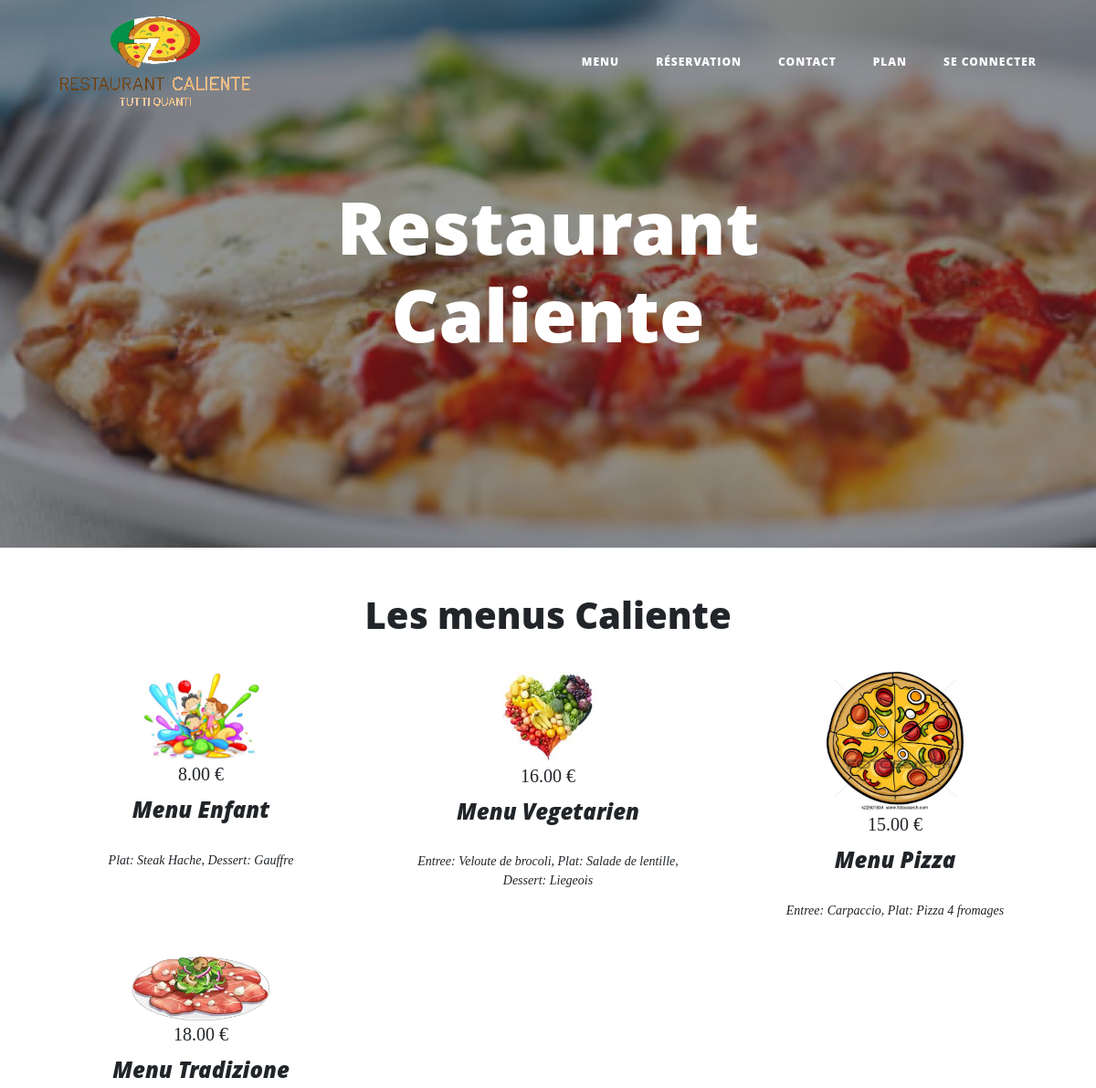
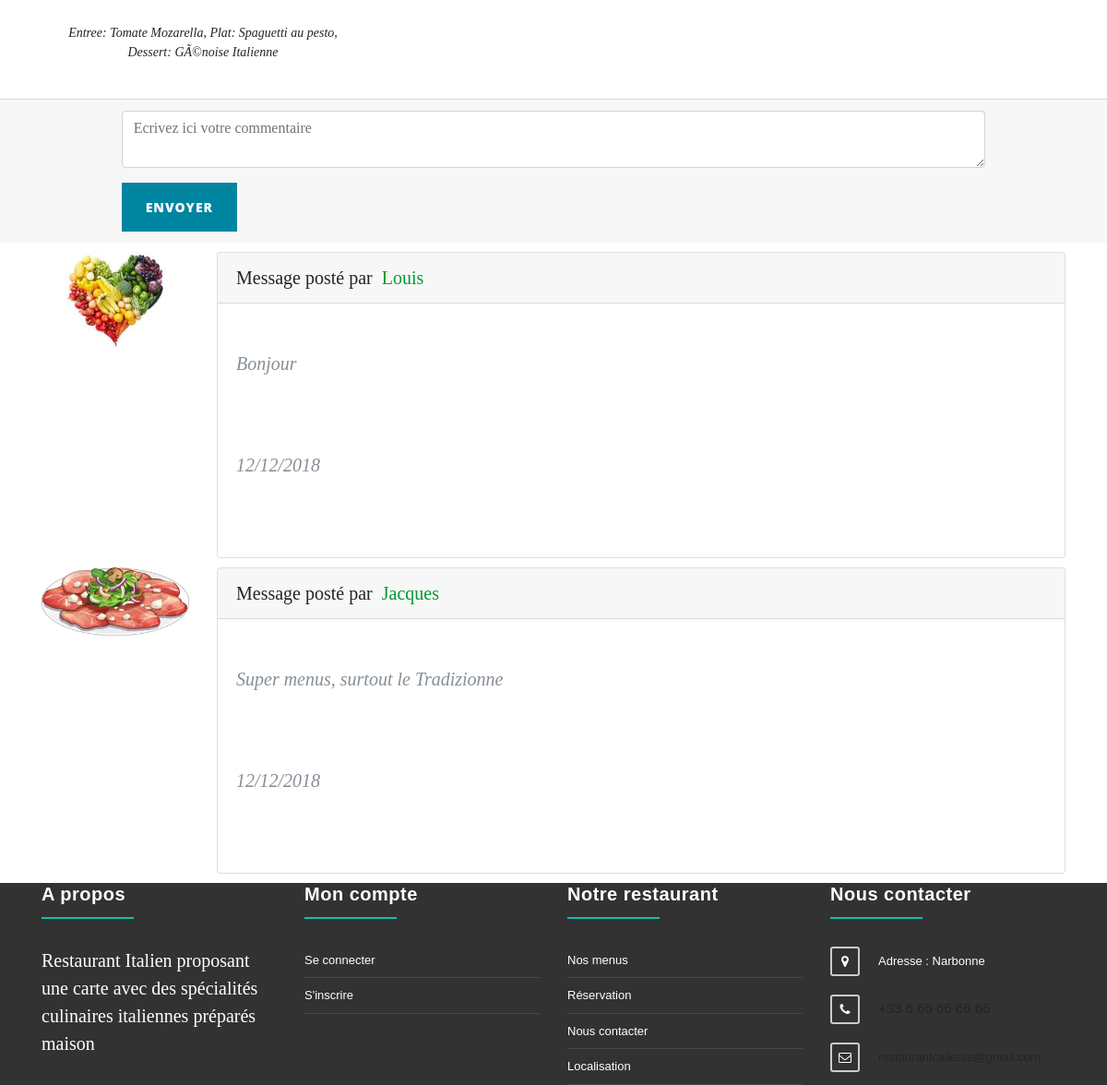
Screenshot of /Projet/menu.php with the database file from the repository (2 pictures, top to bottom).
### tables this page shows
CREATE TABLE IF NOT EXISTS `items` (
  `id` int(11) NOT NULL AUTO_INCREMENT,
  `name` varchar(100) NOT NULL,
  `description` varchar(255) NOT NULL,
  `price` float NOT NULL,
  `image` varchar(255) NOT NULL,
  `category` int(11) NOT NULL,
  PRIMARY KEY (`id`),
  KEY `category` (`category`)
);

### Projet/menu.php (the view, shortened to what this page needs)
<!DOCTYPE html>
<html lang="en" dir="ltr">
<?php include "style.php" ?>
  <?php include "navbar.php" ?>
  <?php include "header.php" ?>
    <body>
        <div class="container site">
            <h1 style="text-align: center; "class="text-logo"><span class="glyphicon glyphicon-cutlery"></span> Les menus Caliente <span class="glyphicon glyphicon-cutlery"></span></h1><br>
            <?php
                echo '<nav>
                        <ul class="nav nav-pills">';
                $db = Database::connect();
                $statement = $db->query('SELECT * FROM categories');
                $categories = $statement->fetchAll();
                echo '<div class="tab-content">';
                foreach ($categories as $category)
                {
                    echo '<div class="row">';
                    $statement = $db->prepare('SELECT * FROM items WHERE items.category = ?');
                    $statement->execute(array($category['id']));
                    while ($item = $statement->fetch())
                    {
                        echo '<div class="col-sm-6 col-md-4">
                                    <center><img width="150" src="img/' . $item['image'] . '" alt="..."></center>
                                    <div style="text-align: center;" class="price">' . number_format($item['price'], 2, '.', ''). ' €</div>
                                    <div class="caption">
                                        <h4>' . $item['name'] . '</h4>
                                        <p>' . $item['description'] . '</p>
                                    </div>
                            </div>';
                    }
                   echo    '</div>
                        </div>';
                }
                echo  '</div>';
            ?>
    </body>
<div class="card-footer">
    <div class="offset-1 col-md-10">
        <form id="form-postcomment" role="form" method="POST" action="./process/comment-process.php?mid=1">
            <div class="form-group">
                <textarea type="text" class="form-control" id="comment" name="comment" placeholder="Ecrivez ici votre commentaire" required=""></textarea>
            </div>
            <button type="submit" id="submit" name="submit" class="btn btn-primary">Envoyer</button>
        </form>
    </div>
</div>
<div class="container" style="padding-top: 10px;">
    <div class="row">
        <div style="padding-bottom: 10px;" class="col-2">
            <img class="card-img-top card-u" src="img/m4.png" alt="Card image cap">
        </div>
        <div style="padding-bottom: 10px;" class="col-10">
            <div class="card">
                <div class="card-header">
                    <span>Message posté par</span>&nbsp;<span style="color:#009933"> Louis</span>
                </div>
                <div class="card-body">
                    <blockquote class="blockquote mb-0">
                        <p>Bonjour</p>
                        <footer>12/12/2018</footer>
                    </blockquote>
                </div>
            </div>
        </div>
        <div style="padding-bottom: 10px;" class="col-2">
            <img class="card-img-top card-u" src="img/m2.png" alt="Card image cap">
        </div>
        <div style="padding-bottom: 10px;" class="col-10">
            <div class="card">
                <div class="card-header">
                    <span>Message posté par</span>&nbsp;<span style="color:#009933"> Jacques</span>
                </div>
                <div class="card-body">
                    <blockquote class="blockquote mb-0">
                        <p>Super menus, surtout le Tradizionne</p>
                        <footer>12/12/2018</footer>
                    </blockquote>
                </div>
            </div>
        </div>
    </div>
</div>
    <?php include "footer.php" ?>
</html>

### Projet/style.php (shortened to what this page needs)
<head>
  <link href="bootstrap/css/bootstrap.min.css" rel="stylesheet">
  <link href="css/louis-custom.min.css" rel="stylesheet">
  <link rel="stylesheet" href="style.css">
  <link rel="stylesheet" href="https://use.fontawesome.com/releases/v5.5.0/css/all.css">
</head>

### Projet/navbar.php (shortened to what this page needs)
<nav class="navbar navbar-expand-lg navbar-light fixed-top" id="mainNav">
  <div class="container">
    <a class="navbar-brand" href="index.php"><img src="img/imgaccueil.png" alt=""></a>
    <div class="collapse navbar-collapse" id="navbarResponsive">
      <ul class="navbar-nav ml-auto">
        <li class="nav-item">
          <a class="nav-link" href="menu.php">Menu</a>
        </li>
        <li class="nav-item">
          <a class="nav-link" href="reservation.php">Réservation</a>
        </li>
        <li class="nav-item">
          <a class="nav-link" href="contact.php">Contact</a>
        </li>
        <li class="nav-item">
          <a class="nav-link" href="plan.php">Plan</a>
        </li>
<?php if(isset($_COOKIE['admin'])) { ?>
    <html>
    <li class="nav-item dropdown">
      <a class="nav-link dropdown-toggle" data-toggle="dropdown" href="#" role="button" aria-haspopup="true" aria-expanded="false">Admin</a>
      <div class="dropdown-menu" style="background: rgba(0,0,0,0)">
        <a class="dropdown-item" href="admin">Panel Admin</a>
        <a class="dropdown-item" href="traitementDeconnexion.php">Déconnexion</a>
      </div>
    </li>
  </html>
<?php } else{ ?>
        <li class="nav-item">
          <a class="nav-link" href="connexion.php">Se connecter</a>
        </li>
      <?php } ?>
      </ul>
    </div>
  </div>
</nav>

### Projet/header.php
<header class="masthead" style="background-image: url('img/accueil.png')">
  <div class="overlay"></div>
  <div class="container">
    <div class="row">
      <div class="col-lg-8 col-md-10 mx-auto">
        <div class="site-heading">
          <h1>Restaurant Caliente</h1>
        </div>
      </div>
    </div>
  </div>
</header>

### Projet/footer.php
<link rel="stylesheet" href="https://netdna.bootstrapcdn.com/font-awesome/4.0.3/css/font-awesome.min.css">
<div class="footer-bottom-area bg-dark-light section-padding-sm">
                <div class="container">
                    <div class="row widgets footer-widgets">
                        <div class="col-lg-3 col-md-6 col-12">
                            <div class="single-widget widget-about">
                                <h5 class="widget-title">A propos</h5>
                                <p>Restaurant Italien proposant une carte avec des spécialités culinaires italiennes préparés maison </p>
                            </div>
                        </div>
                        <div class="col-lg-3 col-md-6 col-12">
                            <div class="single-widget widget-quick-links">
                                <h5 class="widget-title">Mon compte</h5>
                                <ul>
                                    <?php if(isset($_COOKIE['id'])) { ?>
                                    <li><a href="membre.php">Espace membre</a></li>
                                    <li><a href="traitementDeconnexion.php">Se deconnecter</a></li>
                                    <?php } elseif(isset($_COOKIE['admin'])) { ?>
                                    <li><a href="admin">Panel Admin</a></li>
                                    <li><a href="traitementDeconnexion.php">Se deconnecter</a></li>
                                    <?php } else { ?>
                                    <li><a href="connexion.php">Se connecter</a></li>
                                    <li><a href="inscription.php">S'inscrire</a></li>
                                    <?php } ?>
                                </ul>
                            </div>
                        </div>
                        <div class="col-lg-3 col-md-6 col-12">
                            <div class="single-widget widget-quick-links">
                                <h5 class="widget-title">Notre restaurant</h5>
                                <ul>
                                    <li><a href="menu.php">Nos menus</a></li>
                                    <li><a href="reservation.php">Réservation</a></li>
                                    <li><a href="contact.php">Nous contacter</a></li>
                                    <li><a href="plan.php">Localisation</a></li>
                                </ul>
                            </div>
                        </div>
                        <div class="col-lg-3 col-md-6 col-12">
                            <div class="single-widget widget-contact">
                                <h5 class="widget-title">Nous contacter</h5>
                                <ul>
                                    <li class="address">
                                        <span class="icon"><i class="fa fa-map-marker"></i></span>
                                        Adresse : Narbonne
                                    </li>
                                    <li class="phone">
                                        <span class="icon"><i class="fa fa-phone"></i></span>
                                        <a href="#">+33 6 66 66 66 66</a>
                                    </li>
                                    <li class="email">
                                        <span class="icon"><i class="fa fa-envelope-o"></i></span>
                                        <a href="#">restaurantcaliente@gmail.com</a>
                                    </li>
                                </ul>
                            </div>
                        </div>
                    </div>
                </div>
            </div>

### Projet/style.css (style rules this page uses)
.bg-dark-light { background: #323232 !important; }
.bg-theme, .bg-dark, .bg-dark-light, .bg-secondary { color: #ffffff; }
.widgets.footer-widgets .widget-title { color: #ffffff; font-family: "Raleway", sans-serif; font-weight: 700; margin-bottom: 30px; letter-spacing: 0.5px; position: relative; padding-bottom: 15px; }
.widgets.footer-widgets .widget-title::after { content: ""; position: absolute; left: 0; bottom: 0; height: 2px; width: 100px; background: #13bfb1; }
.widgets.footer-widgets .widget-quick-links ul { margin-top: -4px; }
.widgets.footer-widgets .single-widget ul { padding-left: 0; margin-bottom: 0; }
.widgets.footer-widgets .widget-quick-links ul li { display: block; }
.widgets.footer-widgets .widget-quick-links ul li a { display: block; font-size: 13px; color: #ffffff; border-bottom: 1px solid rgba(255, 255, 255, 0.1); padding: 9px 0; }
.widgets.footer-widgets .single-widget ul li { list-style: none; font-family: "Raleway", sans-serif; }
.widgets.footer-widgets .widget-contact ul li { color: #000; font-size: 13px; color: #ffffff; display: -webkit-box; display: -ms-flexbox; display: flex; -webkit-box-align: center; -ms-flex-align: center; align-items: center; }
.widgets.footer-widgets .widget-contact ul li span { font-size: 14px; color: #ffffff; border: 2px solid #cccccc; border-radius: 3px; height: 32px; width: 32px; display: inline-block; line-height: 28px; text-align: center; margin-right: 20px; }
.widgets.footer-widgets .widget-contact ul li.phone, .widgets.footer-widgets .widget-contact ul li.fax { font-size: 15px; }
.widgets.footer-widgets .widget-contact ul li + li { margin-top: 20px; }

### rows the page displays
items: image (picture), price "8.00", name "Menu Enfant", description "Plat: Steak Hache, Dessert: Gauffre"
items: image (picture), price "16.00", name "Menu Vegetarien", description "Entree: Veloute de brocoli, Plat: Salade de lentille, Dessert: Liegeois"
items: image (picture), price "15.00", name "Menu Pizza", description "Entree: Carpaccio, Plat: Pizza 4 fromages"
items: image (picture), price "18.00", name "Menu Tradizione", description "Entree: Tomate Mozarella, Plat: Spaguetti au pesto, Dessert: GÃ©noise Italienne"
